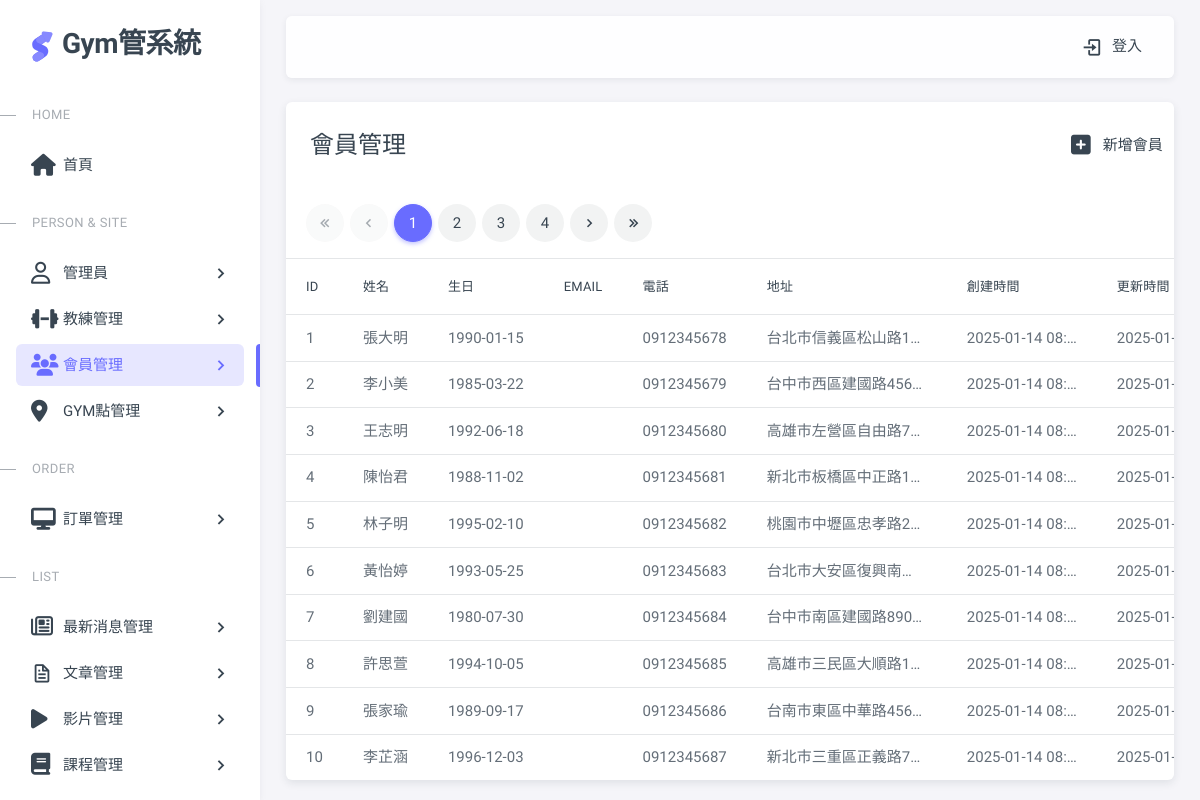
Page /pages/gymMember.php on the committed database.
### tables this page shows
CREATE TABLE member_basic (
    member_id INT AUTO_INCREMENT PRIMARY KEY,
     member_name VARCHAR(100),
    birthday DATE,
    gender ENUM('male', 'female'),
    phone VARCHAR(20),
    address VARCHAR(255),
    created_at TIMESTAMP DEFAULT CURRENT_TIMESTAMP,
    updated_at TIMESTAMP DEFAULT CURRENT_TIMESTAMP ON UPDATE CURRENT_TIMESTAMP
);

### pages/gymMember.php (the view, shortened to what this page needs)
<?php require __DIR__ . "/includes/init.php"; ?>
<?php
$perPage = 10;
$page = isset($_GET["page"]) ? intval($_GET["page"]) : 1;
$t_sql = "SELECT count(*) FROM member_basic ";
$totalRows = $pdo->query($t_sql)->fetch(PDO::FETCH_NUM)[0];
if ($totalRows > 0) {
    $sql = sprintf("SELECT member_basic.*, member_auth.email
FROM member_basic LEFT JOIN member_auth ON member_basic.member_id =member_auth.member_id LIMIT %s,%s", ($page - 1) * $perPage, $perPage);
    $rows = $pdo->query($sql)->fetchAll();
};
$totalPages = ceil($totalRows / $perPage);
?>
<?php include __DIR__ . '/includes/html-header.php'; ?>
<?php include __DIR__ . '/includes/html-sidebar.php'; ?>
<?php include __DIR__ . '/includes/html-layout-navbar.php'; ?>
<?php include __DIR__ . '/includes/html-content wrapper-start.php'; ?>
<div class="card">
    <div class="row">
        <div class="col-10">
            <h4 class="card-header">會員管理</h4>
        </div>
        <div class="col-2 card-header d-flex align-items-center justify-content-center">
            <a href="gymMember-add.php" class="nav-link">
                <span class="d-none d-sm-block">
                    <i class="fa-solid fa-square-plus fa-xl mx-3"></i>新增會員</span>
            </a>
        </div>
    </div>
    <div class="row">
        <div class="col-lg-12 mx-5">
            <div class="demo-inline-spacing">
                <nav aria-label="Page navigation ">
                    <ul class="pagination">
                        <li class="page-item first" <?= $page == 1 ? 'disabled' : '' ?>>
                            <a class="page-link" href="?page=1"><i class="tf-icon bx bx-chevrons-left bx-sm"></i></a>
                        </li>
                        <li class="page-item prev <?= $page == 1 ? 'disabled' : '' ?>">
                            <a class="page-link" href="?page=<?= $page - 1 ?>">
                                <i class="tf-icon bx bx-chevron-left bx-sm"></i>
                            </a>
                        </li>
                        <?php for ($i = 1; $i <= $totalPages; $i++):
                            $qs = array_filter($_GET);
                            $qs['page'] = $i ?>
                            <li class="page-item <?= $page == $i ? 'active' : '' ?> ">
                                <a class="page-link" href="?<?= http_build_query($qs) ?>"><?= $i ?></a>
                            </li>
                        <?php endfor; ?>
                        <li class="page-item next <?= $page == $totalPages ? 'disabled' : '' ?>">
                            <a class="page-link" href="?page=<?= $page + 1 ?>"><i class="tf-icon bx bx-chevron-right bx-sm"></i></a>
                        </li>
                        <li class="page-item last" <?= $page == $totalPages ? 'disabled' : '' ?>>
                            <a class="page-link" href="?page=<?= $totalPages ?>"><i class="tf-icon bx bx-chevrons-right bx-sm"></i></a>
                        </li>
                    </ul>
                </nav>
            </div>
        </div>
    </div>
    <div class="table-responsive text-nowrap">
        <table class="table table-hover">
            <thead>
                <tr>
                    <th>ID</th>
                    <th>姓名</th>
                    <th>生日</th>
                    <th>email</th>
                    <th>電話</th>
                    <th>地址</th>
                    <th>創建時間</th>
                    <th>更新時間</th>
                </tr>
            </thead>
            <tbody class="table-border-bottom-0">
                <?php foreach ($rows as $v): ?>
                    <tr>
                        <td><?= $v['member_id'] ?></td>
                        <td style="max-width: 120px" title="<?= $v['member_name'] ?>">
                            <?= $v['member_name'] ?>
                        </td>
                        <td style="max-width: 120px" title="<?= $v['birthday'] ?>">
                            <?= $v['birthday'] ?>
                        </td>
                        <td title="<?= htmlentities($v['email']) ?>">
                        </td>
                        <td style="max-width: 150px" title="<?= $v['phone'] ?>">
                            <?= $v['phone'] ?>
                        </td>
                        <td style="max-width: 200px" title="<?= htmlentities($v['address']) ?>">
                            <?= htmlentities($v['address']) ?>
                        </td>
                        <td style="max-width: 150px" title="<?= $v['created_at'] ?>">
                            <?= $v['created_at'] ?></td>
                        <td style="max-width: 150px" title="<?= $v['updated_at'] ?>">
                            <?= $v['updated_at'] ?>
                        </td>
                    </tr>
                <?php endforeach; ?>
            </tbody>
        </table>
    </div>
</div>
<?php include __DIR__ . '/includes/html-content wrapper-end.php'; ?>
<?php include __DIR__ . '/includes/html-footer.php'; ?>

### assets/css/demo.css (style rules this page uses)
.demo-inline-spacing > * { margin: 1rem 0.375rem 0 0 !important; }

### pages/gymMember.php (style rules this page uses)
td { overflow: hidden; text-overflow: ellipsis; white-space: nowrap; }

### rows in the picture
member_basic: member_id "1", member_name "張大明", birthday "1990-01-15", phone "0912345678", address "台北市信義區松山路1…", created_at "2025-01-14 08…", updated_at "2025-01-14 08…"
member_basic: member_id "2", member_name "李小美", birthday "1985-03-22", phone "0912345679", address "台中市西區建國路456號", created_at "2025-01-14 08…", updated_at "2025-01-14 08…"
member_basic: member_id "3", member_name "王志明", birthday "1992-06-18", phone "0912345680", address "高雄市左營區自由路7…", created_at "2025-01-14 08…", updated_at "2025-01-14 08…"
member_basic: member_id "4", member_name "陳怡君", birthday "1988-11-02", phone "0912345681", address "新北市板橋區中正路1…", created_at "2025-01-14 08…", updated_at "2025-01-14 08…"
member_basic: member_id "5", member_name "林子明", birthday "1995-02-10", phone "0912345682", address "桃園市中壢區忠孝路2…", created_at "2025-01-14 08…", updated_at "2025-01-14 08…"
member_basic: member_id "6", member_name "黃怡婷", birthday "1993-05-25", phone "0912345683", address "台北市大安區復興南…", created_at "2025-01-14 08…", updated_at "2025-01-14 08…"
member_basic: member_id "7", member_name "劉建國", birthday "1980-07-30", phone "0912345684", address "台中市南區建國路890號", created_at "2025-01-14 08…", updated_at "2025-01-14 08…"
member_basic: member_id "8", member_name "許思萱", birthday "1994-10-05", phone "0912345685", address "高雄市三民區大順路1…", created_at "2025-01-14 08…", updated_at "2025-01-14 08…"
member_basic: member_id "9", member_name "張家瑜", birthday "1989-09-17", phone "0912345686", address "台南市東區中華路456號", created_at "2025-01-14 08…", updated_at "2025-01-14 08…"
member_basic: member_id "10", member_name "李芷涵", birthday "1996-12-03", phone "0912345687", address "新北市三重區正義路7…", created_at "2025-01-14 08…", updated_at "2025-01-14 08…"
